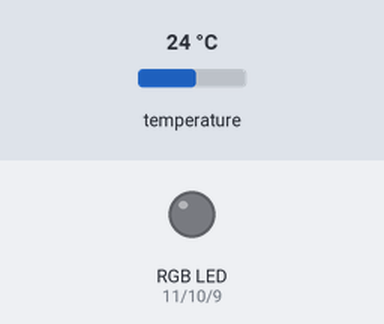
Recording of a sketch running on a simulated Arduino Uno, built with avr-gcc and run on an emulated ATmega328P. Shown: an RGB LED mixed from three pins (HIGH = lit). Inputs (shaded band) come from the test bench; at power-on: temperature 24 °C. What the sketch prints to the serial monitor is not drawn.

Above: at 2.5 s.
2.6 s: temperature set to 12 °C
At 4.3 s:
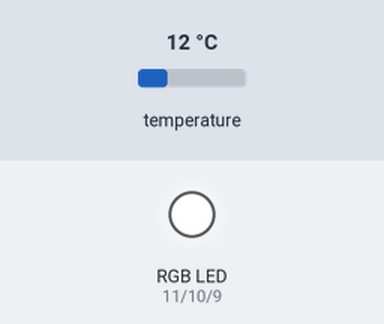
5.2 s: temperature set to 28 °C
At 6.0 s:
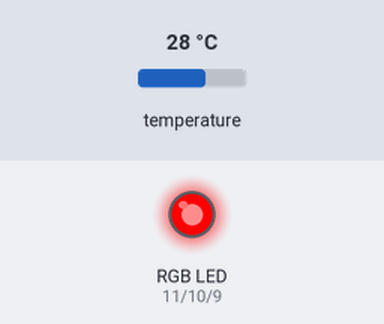
7.0 s: temperature set to 19 °C
At 8.5 s:
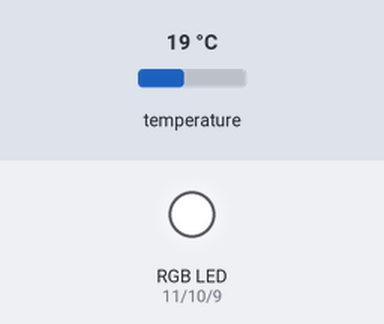
8.9 s: temperature set to 33 °C
At 10.2 s:
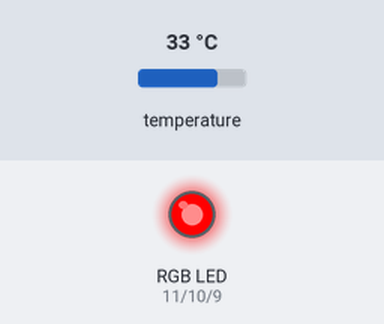
Timing chart, 0 to 11.6 s (numbered marks = the images above; inputs shaded):
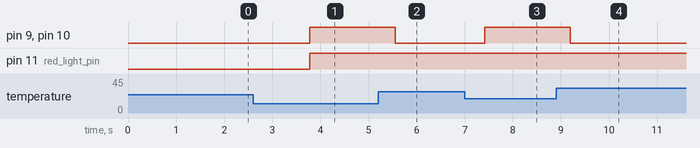

Measured:
- after the input at 2.6 s, pin 9 (blue_light_pin), pin 10 (green_light_pin), pin 11 (red_light_pin): LOW → HIGH after 1.2 s
- after the input at 5.2 s, pin 9 (blue_light_pin), pin 10 (green_light_pin): HIGH → LOW after 0.35 s
- after the input at 7.0 s, pin 9 (blue_light_pin), pin 10 (green_light_pin): LOW → HIGH after 0.42 s
- after the input at 8.9 s, pin 9 (blue_light_pin), pin 10 (green_light_pin): HIGH → LOW after 0.29 s

The sketch:

Glitch2020.ino
```cpp
// This is the code for "GLITCH", an artwork by baitishan
// more details under www.batishan.wordpress.com


#include <OneWire.h>
#include <DallasTemperature.h>

// Data wire is plugged into pin 2 on the Arduino
#define ONE_WIRE_BUS 2

// Setup a oneWire instance to communicate with any OneWire devices
// (not just Maxim/Dallas temperature ICs)
OneWire oneWire(ONE_WIRE_BUS);

// Pass our oneWire reference to Dallas Temperature.
DallasTemperature sensors(&oneWire);

int red_light_pin= 11;
int green_light_pin = 10;
int blue_light_pin = 9;

void setup(void)
{
  // start serial port
  Serial.begin(9600);
  Serial.println("Dallas Temperature IC Control Library Demo");

  // Start up the library
  sensors.begin();

  pinMode(red_light_pin, OUTPUT);
  pinMode(green_light_pin, OUTPUT);
  pinMode(blue_light_pin, OUTPUT);

}


void loop(void)
{
  // call sensors.requestTemperatures() to issue a global temperature
  // request to all devices on the bus
  Serial.print(" Requesting temperatures...");
  sensors.requestTemperatures(); // Send the command to get temperatures
  Serial.println("DONE");

  Serial.print("Temperature is: ");
  Serial.print(sensors.getTempCByIndex(0)); // Why "byIndex"?
    // You can have more than one IC on the same bus.
    // 0 refers to the first IC on the wire
    delay(1000);

  if (sensors.getTempCByIndex(0) > 27) {
    RGB_color(255, 0, 0); // Red)
  } else if (sensors.getTempCByIndex(0) > 26 && sensors.getTempCByIndex(0)< 27){
     RGB_color(255, 0, 55); // Magenta
  } else if (sensors.getTempCByIndex(0) > 25 && sensors.getTempCByIndex(0)< 26){
     RGB_color(255, 0, 125); // Raspberry
  } else if (sensors.getTempCByIndex(0) > 24 && sensors.getTempCByIndex(0)< 25){
    RGB_color(255, 255, 0); // Yellow
  } else if (sensors.getTempCByIndex(0) > 23 && sensors.getTempCByIndex(0)< 24){
    RGB_color(0, 255, 0); // Green
  } else if (sensors.getTempCByIndex(0) > 22 && sensors.getTempCByIndex(0)< 23){
    RGB_color(0, 255, 255); // Cyan
  } else if (sensors.getTempCByIndex(0) > 21 && sensors.getTempCByIndex(0)< 22){
    RGB_color(0, 0, 255); // Blue
  } else if (sensors.getTempCByIndex(0)< 21){
    RGB_color(255, 255, 255); // White
  }
}


void RGB_color(int red_light_value, int green_light_value, int blue_light_value)
 {
  analogWrite(red_light_pin, red_light_value);
  analogWrite(green_light_pin, green_light_value);
  analogWrite(blue_light_pin, blue_light_value);
}
```
